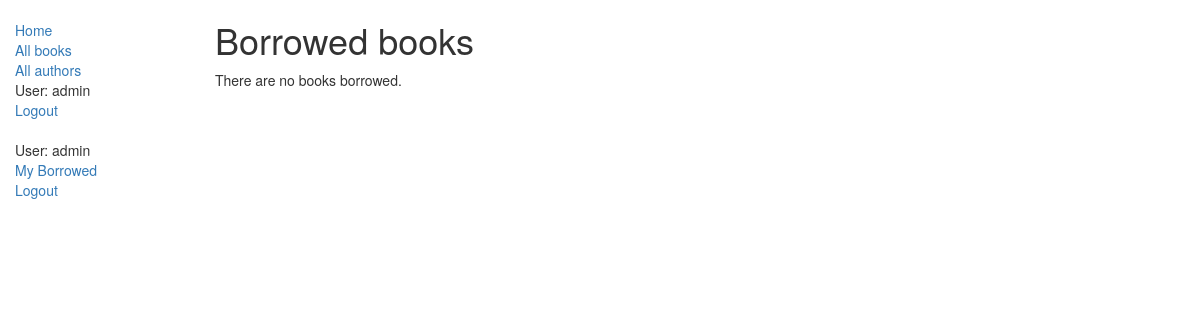
Page /catalog/mybooks/ (signed in) on the earlier database version.
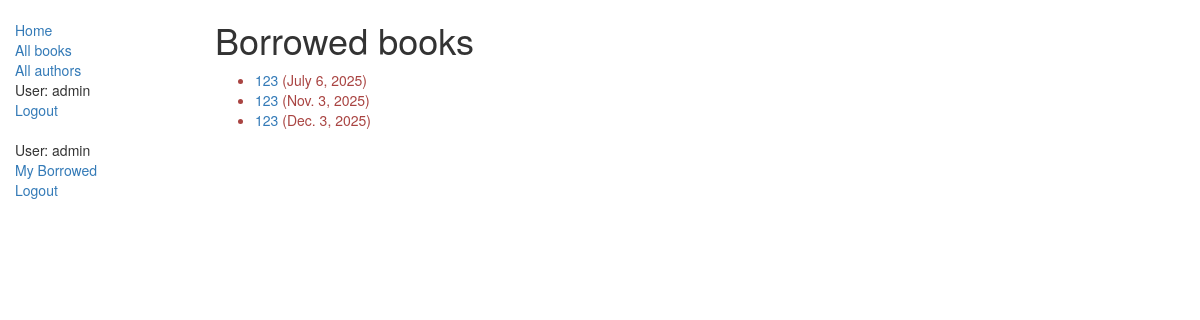
Same page on the later database version.
### catalog/models.py (models this page shows, shortened)
class BookInstance(models.Model):
    id = models.UUIDField(primary_key=True, default=uuid.uuid4, help_text="Unique ID for this particular book across whole library")
    book = models.ForeignKey('Book', on_delete=models.SET_NULL, null=True)
    imprint = models.CharField(max_length=200)
    due_back = models.DateField(null=True, blank=True)
    borrower = models.ForeignKey(User, on_delete=models.SET_NULL, null=True, blank=True)
    @property
    def is_overdue(self):
        if self.due_back and date.today() > self.due_back:
            return True
        return False
    LOAN_STATUS = (
        ('m', 'Maintenance'),
        ('o', 'On loan'),
        ('a', 'Available'),
        ('r', 'Reserved'),
    )
    status = models.CharField(max_length=1, choices=LOAN_STATUS, blank=True, default='m', help_text='Book availability')
    class Meta:
        ordering = ["due_back"]
    permissions = (("can_mark_returned", "Set book as returned"),)

class Book(models.Model):
    title = models.CharField(max_length=200)
    author = models.ForeignKey('Author', on_delete=models.SET_NULL, null=True)
    summary = models.TextField(max_length=1000, help_text="Enter a brief description of the book")
    isbn = models.CharField('ISBN',max_length=13, help_text='13 Character <a href="https://www.isbn-international.org/content/what-isbn">ISBN number</a>')
    genre = models.ManyToManyField(Genre, help_text="Select a genre for this book")
    def display_genre(self):
        """
        Creates a string for the Genre. This is required to display genre in Admin.
        """
        return ', '.join([genre.name for genre in self.genre.all()[:3]])
    display_genre.short_description = 'Genre'

### catalog/views.py (the view)
# urls.py: path('mybooks/', views.LoanedBooksByUserListView.as_view(), name='my-borrowed'),
class LoanedBooksByUserListView(LoginRequiredMixin,generic.ListView):
    model = BookInstance
    template_name ='catalog/bookinstance_list_borrowed_user.html'
    paginate_by = 10
    def get_queryset(self):
        return BookInstance.objects.filter(borrower=self.request.user).filter(status__exact='o').order_by('due_back')

### catalog/templates/catalog/bookinstance_list_borrowed_user.html
{% extends "base_generic.html" %}
{% block content %}
    <h1>Borrowed books</h1>
    {% if bookinstance_list %}
    <ul>
      {% for bookinst in bookinstance_list %}
      <li class="{% if bookinst.is_overdue %}text-danger{% endif %}">
        <a href="{% url 'book-detail' bookinst.book.pk %}">{{bookinst.book.title}}</a> ({{ bookinst.due_back }})
      </li>
      {% endfor %}
    </ul>
    {% else %}
      <p>There are no books borrowed.</p>
    {% endif %}
{% endblock %}

### catalog/templates/base_generic.html (shortened to what this page needs)
<!doctype html>
<html lang="en">
  <head>
    <link
      rel="stylesheet"
      href="https://maxcdn.bootstrapcdn.com/bootstrap/3.3.7/css/bootstrap.min.css" />
    {% load static %}
    <link rel="stylesheet" href="{% static 'css/styles.css' %}" />
  </head>
  <body>
    <div class="container-fluid">
      <div class="row">
        <div class="col-sm-2">
          {% block sidebar %}
            <ul class="sidebar-nav">
              <li><a href="{% url 'index' %}">Home</a></li>
              <li><a href="{% url 'books' %}">All books</a></li>
              <li><a href="{% url 'authors'%}">All authors</a></li>
              {% if user.is_authenticated %}
     <li>User: {{ user.get_username }}</li>
     <li><a href="{% url 'logout'%}?next={{request.path}}">Logout</a></li>
   {% else %}
     <li><a href="{% url 'login'%}?next={{request.path}}">Login</a></li>
   {% endif %}
            </ul>
            <ul class="sidebar-nav">
            {% if user.is_authenticated %}
                <li>User: {{ user.get_username }}</li>
                <li><a href="{% url 'my-borrowed' %}">My Borrowed</a></li>
                <li><a href="{% url 'logout'%}?next={{request.path}}">Logout</a></li>
            {% else %}
                <li><a href="{% url 'login'%}?next={{request.path}}">Login</a></li>
           {% endif %}
                    </ul>
          {% endblock %}
        </div>
        <div class="col-sm-10 ">{% block content %}{% endblock %}
        </div>
      </div>
    </div>
  </body>
</html>

### catalog/static/css/styles.css (style rules this page uses)
.sidebar-nav { margin-top: 20px; padding: 0; list-style: none; }

Differences in the rows shown:
added BookInstance: book "123", due_back "July 6, 2025"
added BookInstance: book "123", due_back "Nov. 3, 2025"
added BookInstance: book "123", due_back "Dec. 3, 2025"
Other differences:
text no longer shown: "There are no books borrowed."
